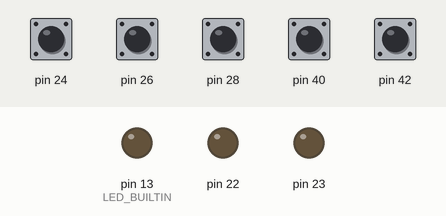
This program was run on a simulated Arduino Mega 2560, built with avr-gcc and run on an emulated ATmega2560. On the bench: output pins drawn as LEDs (lit = HIGH). Inputs (shaded band) come from the test bench; at power-on: pin 24, pin 26, pin 28, pin 40, pin 42 HIGH. What the program prints to the serial monitor is not drawn.

Above: at 1.2 s.
1.3 s: pin 24 pulled LOW for 0.15 s
At 2.1 s:
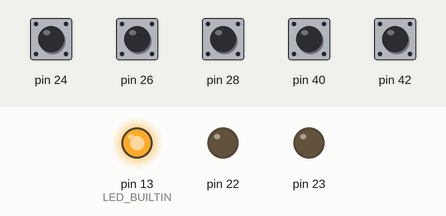
2.9 s: pin 26 pulled LOW for 0.15 s
At 3.3 s:
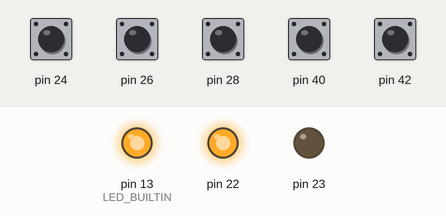
4.5 s: pin 28 pulled LOW for 0.15 s
At 5.7 s:
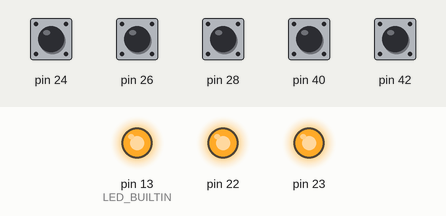
6.1 s: pin 24 pulled LOW for 1 s
At 7.1 s:
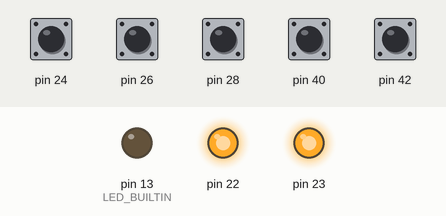
8.6 s: pin 26 pulled LOW for 1 s
At 8.9 s:
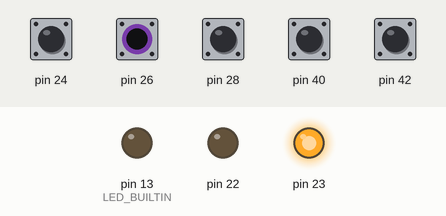
11.1 s: pin 24 pulled LOW for 0.15 s
At 12.2 s:
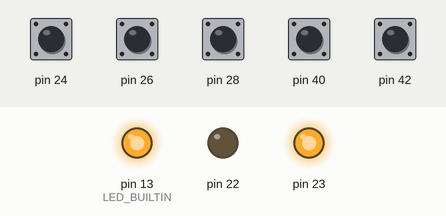
Timing chart, 0 to 13.7 s (numbered marks = the images above; inputs shaded):
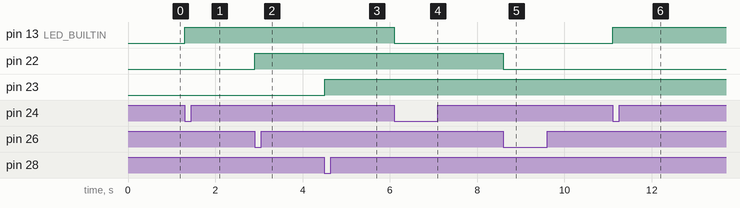

The program:

main.cpp
```cpp
#include <Arduino.h>

#include "pinicore.h"

//#include "avr8-stub.h"
//#include "app_api.h"

LED_INFO leds[] = { {LED_BUILTIN}, {22}, {23} };
Led led = Led(leds, sizeof(leds));

BTN_INFO btns[] = { {24}, {26}, {28} };
Button button = Button(btns, sizeof(btns));

RotaryEncoder rotary = RotaryEncoder(40, 42, RotaryEncoderType::T_00_11);

void setup() {
    //debug_init();
    Serial.begin(115200);
    led.init();
    button.init();
    rotary.init();
}

int count = 0;
unsigned long previousMillis = 0;
const long interval = 10;

int currentPosition = 0;
int currentDelta = 0;

void loop() {
    button.pullEvents();
    rotary.pullEvents();

    if (count >= 10) {
        currentPosition = rotary.getPosition();
        currentDelta += rotary.getDelta();
        Serial.print("currPos ");
        Serial.print(currentPosition);
        Serial.print(" | currDelta ");
        Serial.println(currentDelta);

        count = 0;
    }
    ++count;

    if (button.isSinglePressed(0)) {
        led.toggle(0);
    }
    if (button.isSinglePressed(1)) {
        led.toggle(1);
    }
    if (button.isSinglePressed(2)) {
        led.toggle(2);
    }

    unsigned long currentMillis = millis();
    unsigned long elapsedTime = millis() - currentMillis;
    if (elapsedTime < interval) {
        delay(interval - elapsedTime);
    }
    previousMillis = currentMillis;
}
```

Measured:
- after the input at 1.3 s, pin 13 (LED_BUILTIN): LOW → HIGH at once
- after the input at 2.9 s, pin 22: LOW → HIGH at once
- after the input at 4.5 s, pin 23: LOW → HIGH at once
- after the input at 6.1 s, pin 13 (LED_BUILTIN): HIGH → LOW at once
- after the input at 8.6 s, pin 22: HIGH → LOW at once
- after the input at 11.1 s, pin 13 (LED_BUILTIN): LOW → HIGH at once
